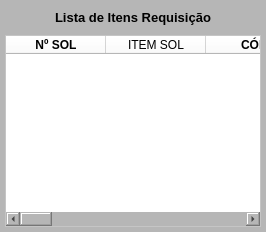
     <widget class="QWidget" name="widget_Cor7" native="true">
      <property name="font">
       <font>
        <pointsize>8</pointsize>
       </font>
      </property>
      <property name="styleSheet">
       <string notr="true">background-color: rgb(182, 182, 182);</string>
      </property>
      <layout class="QVBoxLayout" name="verticalLayout_5">
       <property name="spacing">
        <number>5</number>
       </property>
       <property name="leftMargin">
        <number>5</number>
       </property>
       <property name="topMargin">
        <number>5</number>
       </property>
       <property name="rightMargin">
        <number>5</number>
       </property>
       <property name="bottomMargin">
        <number>5</number>
       </property>
       <item>
        <widget class="QWidget" name="widget_14" native="true">
         <property name="minimumSize">
          <size>
           <width>0</width>
           <height>0</height>
          </size>
         </property>
         <property name="maximumSize">
          <size>
           <width>16777215</width>
           <height>30</height>
          </size>
         </property>
         <property name="font">
          <font>
           <pointsize>8</pointsize>
          </font>
         </property>
         <layout class="QHBoxLayout" name="horizontalLayout_8">
          <property name="spacing">
           <number>5</number>
          </property>
          <property name="leftMargin">
           <number>5</number>
          </property>
          <property name="topMargin">
           <number>5</number>
          </property>
          <property name="rightMargin">
           <number>5</number>
          </property>
          <property name="bottomMargin">
           <number>5</number>
          </property>
          <item>
           <widget class="QLabel" name="label_2">
            <property name="font">
             <font>
              <pointsize>8</pointsize>
             </font>
            </property>
            <property name="text">
             <string/>
            </property>
           </widget>
          </item>
          <item>
           <widget class="QLabel" name="label_Titulo_5">
            <property name="sizePolicy">
             <sizepolicy hsizetype="Preferred" vsizetype="Preferred">
              <horstretch>0</horstretch>
              <verstretch>0</verstretch>
             </sizepolicy>
            </property>
            <property name="maximumSize">
             <size>
              <width>16777215</width>
              <height>25</height>
             </size>
            </property>
            <property name="font">
             <font>
              <pointsize>10</pointsize>
              <weight>75</weight>
              <bold>true</bold>
             </font>
            </property>
            <property name="text">
             <string>Lista de Itens Requisição</string>
            </property>
            <property name="alignment">
             <set>Qt::AlignCenter</set>
            </property>
           </widget>
          </item>
          <item>
           <widget class="QLabel" name="label_Compras">
            <property name="font">
             <font>
              <pointsize>8</pointsize>
              <weight>75</weight>
              <bold>true</bold>
             </font>
            </property>
            <property name="text">
             <string/>
            </property>
            <property name="alignment">
             <set>Qt::AlignRight|Qt::AlignTrailing|Qt::AlignVCenter</set>
            </property>
           </widget>
          </item>
         </layout>
        </widget>
       </item>
       <item>
        <widget class="QTableWidget" name="table_Requisicao">
         <property name="sizePolicy">
          <sizepolicy hsizetype="Preferred" vsizetype="Preferred">
           <horstretch>0</horstretch>
           <verstretch>0</verstretch>
          </sizepolicy>
         </property>
         <property name="font">
          <font>
           <pointsize>8</pointsize>
          </font>
         </property>
         <property name="styleSheet">
          <string notr="true">background-color: rgb(255, 255, 255);</string>
         </property>
         <column>
          <property name="text">
           <string>Nº SOL</string>
          </property>
          <property name="font">
           <font>
            <weight>75</weight>
            <bold>true</bold>
           </font>
          </property>
          <property name="textAlignment">
           <set>AlignCenter</set>
          </property>
         </column>
         <column>
          <property name="text">
           <string>ITEM SOL</string>
          </property>
         </column>
         <column>
          <property name="text">
           <string>CÓD.</string>
          </property>
          <property name="font">
           <font>
            <weight>75</weight>
            <bold>true</bold>
           </font>
          </property>
          <property name="textAlignment">
           <set>AlignCenter</set>
          </property>
         </column>
         <column>
          <property name="text">
           <string>DESCRIÇÃO</string>
          </property>
          <property name="font">
           <font>
            <weight>75</weight>
            <bold>true</bold>
           </font>
          </property>
          <property name="textAlignment">
           <set>AlignCenter</set>
          </property>
         </column>
         <column>
          <property name="text">
           <string>REFERÊNCIA</string>
          </property>
          <property name="font">
           <font>
            <weight>75</weight>
            <bold>true</bold>
           </font>
          </property>
          <property name="textAlignment">
           <set>AlignCenter</set>
          </property>
         </column>
         <column>
          <property name="text">
           <string>UM</string>
          </property>
          <property name="font">
           <font>
            <weight>75</weight>
            <bold>true</bold>
           </font>
          </property>
          <property name="textAlignment">
           <set>AlignCenter</set>
          </property>
         </column>
         <column>
          <property name="text">
           <string>QTDE</string>
          </property>
          <property name="font">
           <font>
            <weight>75</weight>
            <bold>true</bold>
           </font>
          </property>
          <property name="textAlignment">
           <set>AlignCenter</set>
          </property>
         </column>
         <column>
          <property name="text">
           <string>R$/UNID.</string>
          </property>
          <property name="font">
           <font>
            <family>MS Shell Dlg 2</family>
            <pointsize>8</pointsize>
            <weight>75</weight>
            <bold>true</bold>
           </font>
          </property>
          <property name="textAlignment">
           <set>AlignCenter</set>
          </property>
         </column>
         <column>
          <property name="text">
           <string>IPI</string>
          </property>
          <property name="font">
           <font>
            <family>MS Shell Dlg 2</family>
            <pointsize>8</pointsize>
            <weight>75</weight>
            <bold>true</bold>
           </font>
          </property>
          <property name="textAlignment">
           <set>AlignCenter</set>
          </property>
         </column>
         <column>
          <property name="text">
           <string>R$ TOTAL</string>
          </property>
          <property name="font">
           <font>
            <family>MS Shell Dlg 2</family>
            <pointsize>8</pointsize>
            <weight>75</weight>
            <bold>true</bold>
           </font>
          </property>
          <property name="textAlignment">
           <set>AlignCenter</set>
          </property>
         </column>
         <column>
          <property name="text">
           <string>DATA NEC.</string>
          </property>
          <property name="font">
           <font>
            <family>MS Shell Dlg 2</family>
            <pointsize>8</pointsize>
            <weight>75</weight>
            <bold>true</bold>
           </font>
          </property>
          <property name="textAlignment">
           <set>AlignCenter</set>
          </property>
         </column>
         <column>
          <property name="text">
           <string>ÚLTIMO FORNC.</string>
          </property>
          <property name="font">
           <font>
            <family>MS Shell Dlg 2</family>
            <pointsize>8</pointsize>
            <weight>75</weight>
            <bold>true</bold>
           </font>
          </property>
          <property name="textAlignment">
           <set>AlignCenter</set>
          </property>
         </column>
         <column>
          <property name="text">
           <string>DESTINO</string>
          </property>
          <property name="font">
           <font>
            <family>MS Shell Dlg 2</family>
            <pointsize>8</pointsize>
            <weight>75</weight>
            <bold>true</bold>
           </font>
          </property>
          <property name="textAlignment">
           <set>AlignCenter</set>
          </property>
         </column>
         <column>
          <property name="text">
           <string>SOLICITANTE</string>
          </property>
          <property name="font">
           <font>
            <family>MS Shell Dlg 2</family>
            <pointsize>8</pointsize>
            <weight>75</weight>
            <bold>true</bold>
           </font>
          </property>
          <property name="textAlignment">
           <set>AlignCenter</set>
          </property>
         </column>
        </widget>
       </item>
      </layout>
     </widget>
